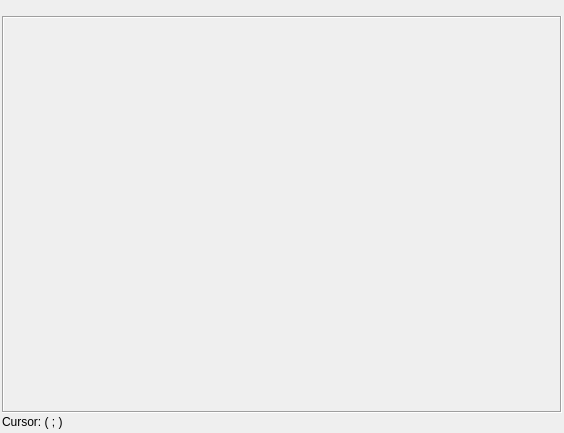
<?xml version="1.0" encoding="UTF-8"?>
<ui version="4.0">
 <class>Graphic</class>
 <widget class="QFrame" name="Graphic">
  <property name="geometry">
   <rect>
    <x>0</x>
    <y>0</y>
    <width>564</width>
    <height>433</height>
   </rect>
  </property>
  <property name="minimumSize">
   <size>
    <width>150</width>
    <height>150</height>
   </size>
  </property>
  <layout class="QGridLayout" name="gridLayout">
   <property name="margin">
    <number>0</number>
   </property>
   <property name="spacing">
    <number>2</number>
   </property>
   <item row="0" column="0" rowspan="2">
    <widget class="QWidget" name="widgetLeft" native="true">
     <widget class="QWidget" name="layoutWidget">
      <property name="geometry">
       <rect>
        <x>-10</x>
        <y>0</y>
        <width>28</width>
        <height>361</height>
       </rect>
      </property>
      <layout class="QVBoxLayout" name="layoutButtons">
       <property name="spacing">
        <number>2</number>
       </property>
       <item>
        <widget class="QToolButton" name="buttonAutofit">
         <property name="toolTip">
          <string>Autofit</string>
         </property>
         <property name="icon">
          <iconset resource="qad_graphic.qrc">
           <normaloff>:/icons/zoom-fit-best.png</normaloff>:/icons/zoom-fit-best.png</iconset>
         </property>
         <property name="iconSize">
          <size>
           <width>16</width>
           <height>16</height>
          </size>
         </property>
        </widget>
       </item>
       <item>
        <widget class="QToolButton" name="checkGrid">
         <property name="toolTip">
          <string>Grid</string>
         </property>
         <property name="icon">
          <iconset resource="qad_graphic.qrc">
           <normaloff>:/icons/view-grid.png</normaloff>:/icons/view-grid.png</iconset>
         </property>
         <property name="iconSize">
          <size>
           <width>16</width>
           <height>16</height>
          </size>
         </property>
         <property name="checkable">
          <bool>true</bool>
         </property>
         <property name="checked">
          <bool>true</bool>
         </property>
        </widget>
       </item>
       <item>
        <widget class="QToolButton" name="checkGuides">
         <property name="toolTip">
          <string>Cursor axis</string>
         </property>
         <property name="icon">
          <iconset resource="qad_graphic.qrc">
           <normaloff>:/icons/edit-guides.png</normaloff>:/icons/edit-guides.png</iconset>
         </property>
         <property name="iconSize">
          <size>
           <width>16</width>
           <height>16</height>
          </size>
         </property>
         <property name="checkable">
          <bool>true</bool>
         </property>
        </widget>
       </item>
       <item>
        <widget class="QToolButton" name="checkExpandY">
         <property name="toolTip">
          <string>Only expand Y</string>
         </property>
         <property name="icon">
          <iconset resource="qad_graphic.qrc">
           <normaloff>:/icons/expand_s_y.png</normaloff>:/icons/expand_s_y.png</iconset>
         </property>
         <property name="iconSize">
          <size>
           <width>16</width>
           <height>16</height>
          </size>
         </property>
         <property name="checkable">
          <bool>true</bool>
         </property>
        </widget>
       </item>
       <item>
        <widget class="QToolButton" name="checkExpandX">
         <property name="toolTip">
          <string>Only expand X</string>
         </property>
         <property name="icon">
          <iconset resource="qad_graphic.qrc">
           <normaloff>:/icons/expand_s_x.png</normaloff>:/icons/expand_s_x.png</iconset>
         </property>
         <property name="iconSize">
          <size>
           <width>16</width>
           <height>16</height>
          </size>
         </property>
         <property name="checkable">
          <bool>true</bool>
         </property>
        </widget>
       </item>
       <item>
        <widget class="QToolButton" name="buttonFullscreen">
         <property name="toolTip">
          <string>Fullscreen</string>
         </property>
         <property name="icon">
          <iconset resource="qad_graphic.qrc">
           <normaloff>:/icons/view-fullscreen.png</normaloff>:/icons/view-fullscreen.png</iconset>
         </property>
         <property name="iconSize">
          <size>
           <width>16</width>
           <height>16</height>
          </size>
         </property>
        </widget>
       </item>
       <item>
        <widget class="QToolButton" name="checkBorderInputs">
         <property name="toolTip">
          <string>Border inputs</string>
         </property>
         <property name="icon">
          <iconset resource="qad_graphic.qrc">
           <normaloff>:/icons/border-line.png</normaloff>:/icons/border-line.png</iconset>
         </property>
         <property name="iconSize">
          <size>
           <width>16</width>
           <height>16</height>
          </size>
         </property>
         <property name="checkable">
          <bool>true</bool>
         </property>
         <property name="checked">
          <bool>true</bool>
         </property>
        </widget>
       </item>
       <item>
        <widget class="QToolButton" name="checkLegend">
         <property name="toolTip">
          <string>Legend</string>
         </property>
         <property name="icon">
          <iconset resource="qad_graphic.qrc">
           <normaloff>:/icons/legend.png</normaloff>:/icons/legend.png</iconset>
         </property>
         <property name="iconSize">
          <size>
           <width>16</width>
           <height>16</height>
          </size>
         </property>
         <property name="checkable">
          <bool>true</bool>
         </property>
         <property name="checked">
          <bool>false</bool>
         </property>
        </widget>
       </item>
       <item>
        <widget class="QToolButton" name="checkPause">
         <property name="toolTip">
          <string>Pause</string>
         </property>
         <property name="icon">
          <iconset resource="qad_graphic.qrc">
           <normaloff>:/icons/media-playback-pause.png</normaloff>:/icons/media-playback-pause.png</iconset>
         </property>
         <property name="iconSize">
          <size>
           <width>16</width>
           <height>16</height>
          </size>
         </property>
         <property name="checkable">
          <bool>true</bool>
         </property>
        </widget>
       </item>
       <item>
        <widget class="QToolButton" name="buttonConfigure">
         <property name="toolTip">
          <string>Configure ...</string>
         </property>
         <property name="icon">
          <iconset resource="qad_graphic.qrc">
           <normaloff>:/icons/configure.png</normaloff>:/icons/configure.png</iconset>
         </property>
         <property name="iconSize">
          <size>
           <width>16</width>
           <height>16</height>
          </size>
         </property>
        </widget>
       </item>
       <item>
        <widget class="QToolButton" name="buttonSave">
         <property name="toolTip">
          <string>Save image ...</string>
         </property>
         <property name="icon">
          <iconset resource="qad_graphic.qrc">
           <normaloff>:/icons/document-save.png</normaloff>:/icons/document-save.png</iconset>
         </property>
         <property name="iconSize">
          <size>
           <width>16</width>
           <height>16</height>
          </size>
         </property>
        </widget>
       </item>
       <item>
        <spacer name="verticalSpacer">
         <property name="orientation">
          <enum>Qt::Vertical</enum>
         </property>
         <property name="sizeType">
          <enum>QSizePolicy::Preferred</enum>
         </property>
         <property name="sizeHint" stdset="0">
          <size>
           <width>0</width>
           <height>30</height>
          </size>
         </property>
        </spacer>
       </item>
       <item>
        <widget class="QToolButton" name="buttonClear">
         <property name="toolTip">
          <string>Clear</string>
         </property>
         <property name="icon">
          <iconset resource="qad_graphic.qrc">
           <normaloff>:/icons/edit-clear.png</normaloff>:/icons/edit-clear.png</iconset>
         </property>
         <property name="iconSize">
          <size>
           <width>16</width>
           <height>16</height>
          </size>
         </property>
        </widget>
       </item>
       <item>
        <widget class="QToolButton" name="buttonClose">
         <property name="toolTip">
          <string>Close</string>
         </property>
         <property name="icon">
          <iconset resource="qad_graphic.qrc">
           <normaloff>:/icons/dialog-close.png</normaloff>:/icons/dialog-close.png</iconset>
         </property>
         <property name="iconSize">
          <size>
           <width>16</width>
           <height>16</height>
          </size>
         </property>
        </widget>
       </item>
       <item>
        <spacer name="verticalSpacer_2">
         <property name="orientation">
          <enum>Qt::Vertical</enum>
         </property>
         <property name="sizeHint" stdset="0">
          <size>
           <width>0</width>
           <height>79</height>
          </size>
         </property>
        </spacer>
       </item>
      </layout>
     </widget>
    </widget>
   </item>
   <item row="0" column="1">
    <widget class="QLabel" name="labelCaption">
     <property name="textFormat">
      <enum>Qt::RichText</enum>
     </property>
     <property name="alignment">
      <set>Qt::AlignCenter</set>
     </property>
    </widget>
   </item>
   <item row="0" column="2" rowspan="2">
    <widget class="QWidget" name="widgetRight" native="true"/>
   </item>
   <item row="1" column="1">
    <widget class="QFrame" name="frame">
     <property name="sizePolicy">
      <sizepolicy hsizetype="Expanding" vsizetype="Expanding">
       <horstretch>0</horstretch>
       <verstretch>0</verstretch>
      </sizepolicy>
     </property>
     <property name="frameShape">
      <enum>QFrame::Box</enum>
     </property>
     <property name="frameShadow">
      <enum>QFrame::Sunken</enum>
     </property>
     <layout class="QGridLayout" name="gridLayout_2">
      <property name="margin">
       <number>0</number>
      </property>
      <item row="2" column="1" colspan="2">
       <widget class="QWidget" name="widgetLX" native="true">
        <property name="sizePolicy">
         <sizepolicy hsizetype="Preferred" vsizetype="Fixed">
          <horstretch>0</horstretch>
          <verstretch>0</verstretch>
         </sizepolicy>
        </property>
        <layout class="QHBoxLayout" name="horizontalLayout">
         <property name="spacing">
          <number>0</number>
         </property>
         <property name="margin">
          <number>2</number>
         </property>
         <item>
          <spacer name="horizontalSpacer">
           <property name="orientation">
            <enum>Qt::Horizontal</enum>
           </property>
           <property name="sizeHint" stdset="0">
            <size>
             <width>40</width>
             <height>20</height>
            </size>
           </property>
          </spacer>
         </item>
        </layout>
       </widget>
      </item>
      <item row="0" column="1" rowspan="2" colspan="2">
       <layout class="QVBoxLayout" name="layoutCanvas">
        <property name="spacing">
         <number>0</number>
        </property>
        <item>
         <widget class="UGLWidget" name="canvas_gl" native="true">
          <property name="mouseTracking">
           <bool>true</bool>
          </property>
         </widget>
        </item>
        <item>
         <widget class="UWidget" name="canvas_raster" native="true">
          <property name="mouseTracking">
           <bool>true</bool>
          </property>
         </widget>
        </item>
       </layout>
      </item>
      <item row="0" column="0" rowspan="2">
       <widget class="QWidget" name="widgetLY" native="true">
        <property name="sizePolicy">
         <sizepolicy hsizetype="Fixed" vsizetype="Preferred">
          <horstretch>0</horstretch>
          <verstretch>0</verstretch>
         </sizepolicy>
        </property>
        <layout class="QVBoxLayout" name="verticalLayout_2">
         <property name="spacing">
          <number>0</number>
         </property>
         <property name="margin">
          <number>2</number>
         </property>
         <item>
          <spacer name="verticalSpacer_3">
           <property name="orientation">
            <enum>Qt::Vertical</enum>
           </property>
           <property name="sizeHint" stdset="0">
            <size>
             <width>20</width>
             <height>40</height>
            </size>
           </property>
          </spacer>
         </item>
        </layout>
       </widget>
      </item>
     </layout>
    </widget>
   </item>
   <item row="3" column="1">
    <widget class="QLabel" name="status">
     <property name="text">
      <string>Cursor: ( ; )</string>
     </property>
    </widget>
   </item>
   <item row="4" column="1">
    <widget class="QWidget" name="widgetLegend" native="true">
     <property name="minimumSize">
      <size>
       <width>0</width>
       <height>0</height>
      </size>
     </property>
     <layout class="QGridLayout" name="layoutLegend">
      <property name="horizontalSpacing">
       <number>4</number>
      </property>
      <property name="margin">
       <number>1</number>
      </property>
     </layout>
    </widget>
   </item>
  </layout>
 </widget>
 <customwidgets>
  <customwidget>
   <class>UWidget</class>
   <extends>QWidget</extends>
   <header>uwidget.h</header>
  </customwidget>
  <customwidget>
   <class>UGLWidget</class>
   <extends>QWidget</extends>
   <header>uglwidget.h</header>
  </customwidget>
 </customwidgets>
 <resources>
  <include location="qad_graphic.qrc"/>
 </resources>
 <connections/>
</ui>
